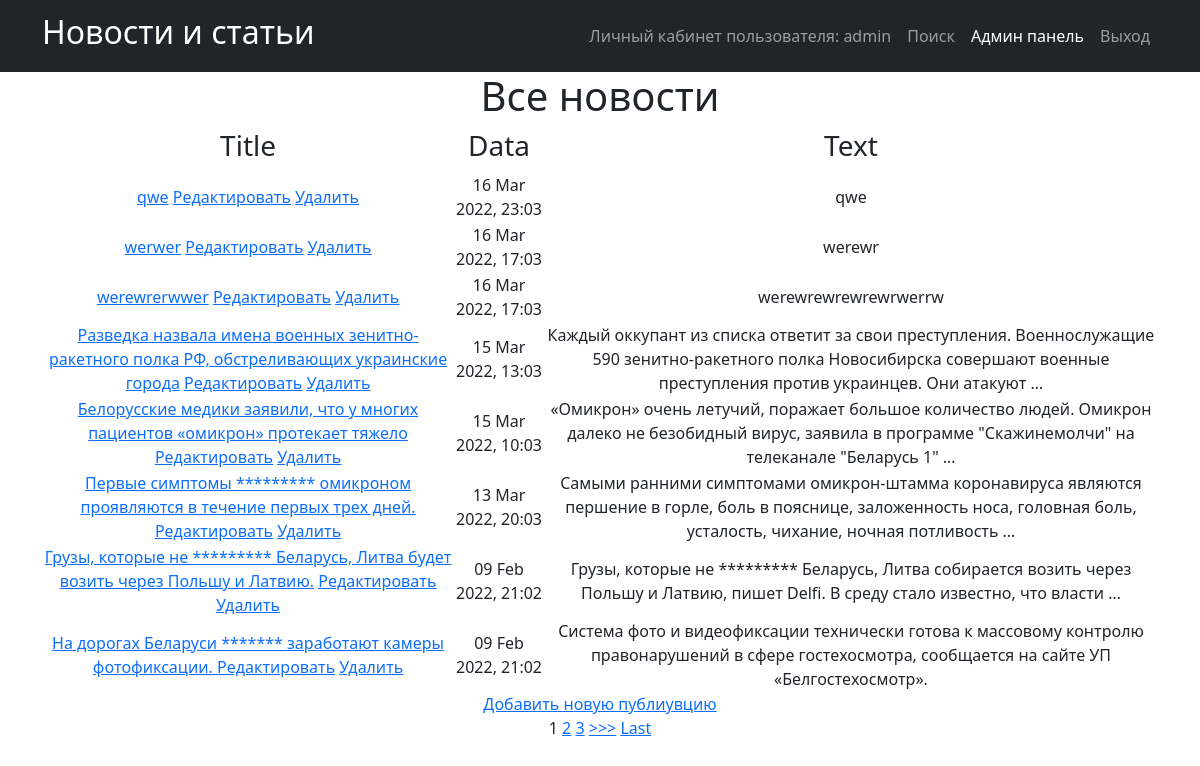
The app's page /news/ (signed in) with its own data.
### news_portal/models.py (models this page shows, shortened)
class Post(models.Model):
    PostAuthor = models.ForeignKey(Author, on_delete=models.CASCADE)
    NEWS = 'NW'
    ARTICLE = 'AR'
    CATEGORIES = [
        ('NW', 'Новость'),
        ('AR', 'Статья')
    ]
    categoryType = models.CharField(max_length=2, choices=CATEGORIES)
    pubData = models.DateTimeField('дата добавления', auto_now_add=True)
    postCategory = models.ManyToManyField(Category, through='postCategory')
    postTitle = models.CharField('название публикации', max_length=255)
    postText = models.TextField('текст публикации')
    postRating = models.SmallIntegerField('рейтинг публикации', default=0)

### news_portal/views.py (the view, shortened to what this page needs)
# urls.py: path('', PostList.as_view()),
class PostList(ListView):
    model = Post
    template_name = 'news.html'
    context_object_name = 'news'
    queryset = Post.objects.order_by('-id')
    paginate_by = 1
    form_class = PostForm
    def get_context_data(self, **kwargs):
        context = super().get_context_data(**kwargs)
        context['filter'] = News_filter(self.request.GET, queryset=self.get_queryset())
        return context

### news_portal/templatetags/censor.py (called while the page is built)
@register.filter(name='censor')
def censor(value):
    text = value.split()
    for word in text:
        if word.lower() in CENSOR:
            value = value.replace(word, '*' * len(word))
    return value

### templates/news.html (shortened to what this page needs)
{% extends 'flatpages/default.html' %}
{% load censor %}
{% block content %}
<h1>Все новости</h1>
    {% if news %}
    <table>
        <tr>
            <td>
                <h3>Title</h3>
            </td>
            <td>
                <h3>Data</h3>
            </td>
            <td>
                <h3>Text</h3>
            </td>
            </tr>
            {% for new in filter.qs %}
            <tr>
            <td>
               <a href="{% url 'post_detail' new.id %}">{{ new.postTitle|censor }}</a>
                <a href="{% url 'post_update' new.id %}"><u>Редактировать</u></a>
                  <a href="{% url 'post_delete' new.id %}"><u> Удалить </u></a>
            </td>
            <td>
                {{ new.pubData|date:'d M Y, H:m' }}
            </td>
            <td>
                {{ new.postText|truncatewords:20|censor }}
            </td>
        </tr>
        {% endfor %}
    </table>
<a href="{% url 'post_create' %}">Добавить новую публиувцию</a> <br>
{% if is_paginated %}
    {% for num in page_obj.paginator.page_range %}
        {% if page_obj.number == num %}
            <a>{{ num }}</a>
        {% elif num > page_obj.number|add:'-3' and num < page_obj.number|add:'3' %}
            <a href="?page={{ num }}">{{ num }}</a>
        {% endif %}
    {% endfor %}
    {% if page_obj.has_next %}
        <a href="?page={{ page_obj.next_page_number }}">>>></a>
        <a href="?page={{ page_obj.paginator.num_pages }}">Last</a>
    {% endif %}
{% endif %}
    {% else %}
    <h2> Новостей нет! </h2>
    {% endif%}
{% endblock content %}

### templates/flatpages/default.html (shortened to what this page needs)
<!DOCTYPE html>
<html lang="en">
    <head>
        {% load static %}
        <link href="{% static 'css/styles.css' %}" rel="stylesheet" />
    </head>
    <body>
        <nav class="navbar navbar-expand-lg navbar-dark bg-dark">
            <div class="container">
                <a class="navbar-brand" href=/news/><h2>Новости и статьи</h2></a>
                <div class="collapse navbar-collapse" id="navbarSupportedContent">
                    <ul class="navbar-nav ms-auto mb-2 mb-lg-0">
                        <li class="nav-item"><a class="nav-link" href=http://127.0.0.1:8000>Личный кабинет пользователя: {{request.user.username}}</a></li>
                        <li class="nav-item"><a class="nav-link" href=/news/search/>Поиск</a></li>
                        <li class="nav-item"><a class="nav-link active" aria-current="page" href=/admin/>Админ панель</a></li>
                        <li class="nav-item"><a class="nav-link" href=/sign/logout/>Выход</a></li>
                            </ul>
                </div>
            </div>
        </nav>
        <div class="container">
           <div class="row">
               <div class="col-lg-12 text-center">
                   {% block content %}{% endblock content %}
               </div>
           </div>
        </div>
    </body>
</html>

### records on screen
Post: postTitle|censor "qwe", pubData "16 Mar 2022, 23:03", postText|censor "qwe"
Post: postTitle|censor "werwer", pubData "16 Mar 2022, 17:03", postText|censor "werewr"
Post: postTitle|censor "werewrerwwer", pubData "16 Mar 2022, 17:03", postText|censor "werewrewrewrewrwerrw"
Post: postTitle|censor "Разведка назвала имена военных зенитно-ракетного полка РФ, обстреливающих украинские города", pubData "15 Mar 2022, 13:03", postText|censor "Каждый оккупант из списка ответит за свои преступления. Военнослужащие 590 зенитно-ракетного полка Новосибирска совершают военные преступления против украинцев. Они атакуют …"
Post: postTitle|censor "Белорусские медики заявили, что у многих пациентов «омикрон» протекает тяжело", pubData "15 Mar 2022, 10:03", postText|censor "«Омикрон» очень летучий, поражает большое количество людей. Омикрон далеко не безобидный вирус, заявила в программе \"Скажинемолчи\" на телеканале \"Беларусь 1\" …"
Post: postTitle|censor "Первые симптомы ********* омикроном проявляются в течение первых трех дней.", pubData "13 Mar 2022, 20:03", postText|censor "Самыми ранними симптомами омикрон-штамма коронавируса являются першение в горле, боль в пояснице, заложенность носа, головная боль, усталость, чихание, ночная потливость …"
Post: postTitle|censor "Грузы, которые не ********* Беларусь, Литва будет возить через Польшу и Латвию.", pubData "09 Feb 2022, 21:02", postText|censor "Грузы, которые не ********* Беларусь, Литва собирается возить через Польшу и Латвию, пишет Delfi. В среду стало известно, что власти …"
Post: postTitle|censor "На дорогах Беларуси ******* заработают камеры фотофиксации.", pubData "09 Feb 2022, 21:02", postText|censor "Система фото и видеофиксации технически готова к массовому контролю правонарушений в сфере гостехосмотра, сообщается на сайте УП «Белгостехосмотр»."

### other values on screen
{{ request.user.username }} "admin"
{{ num }} "1"
{{ num }} "2" "3"
